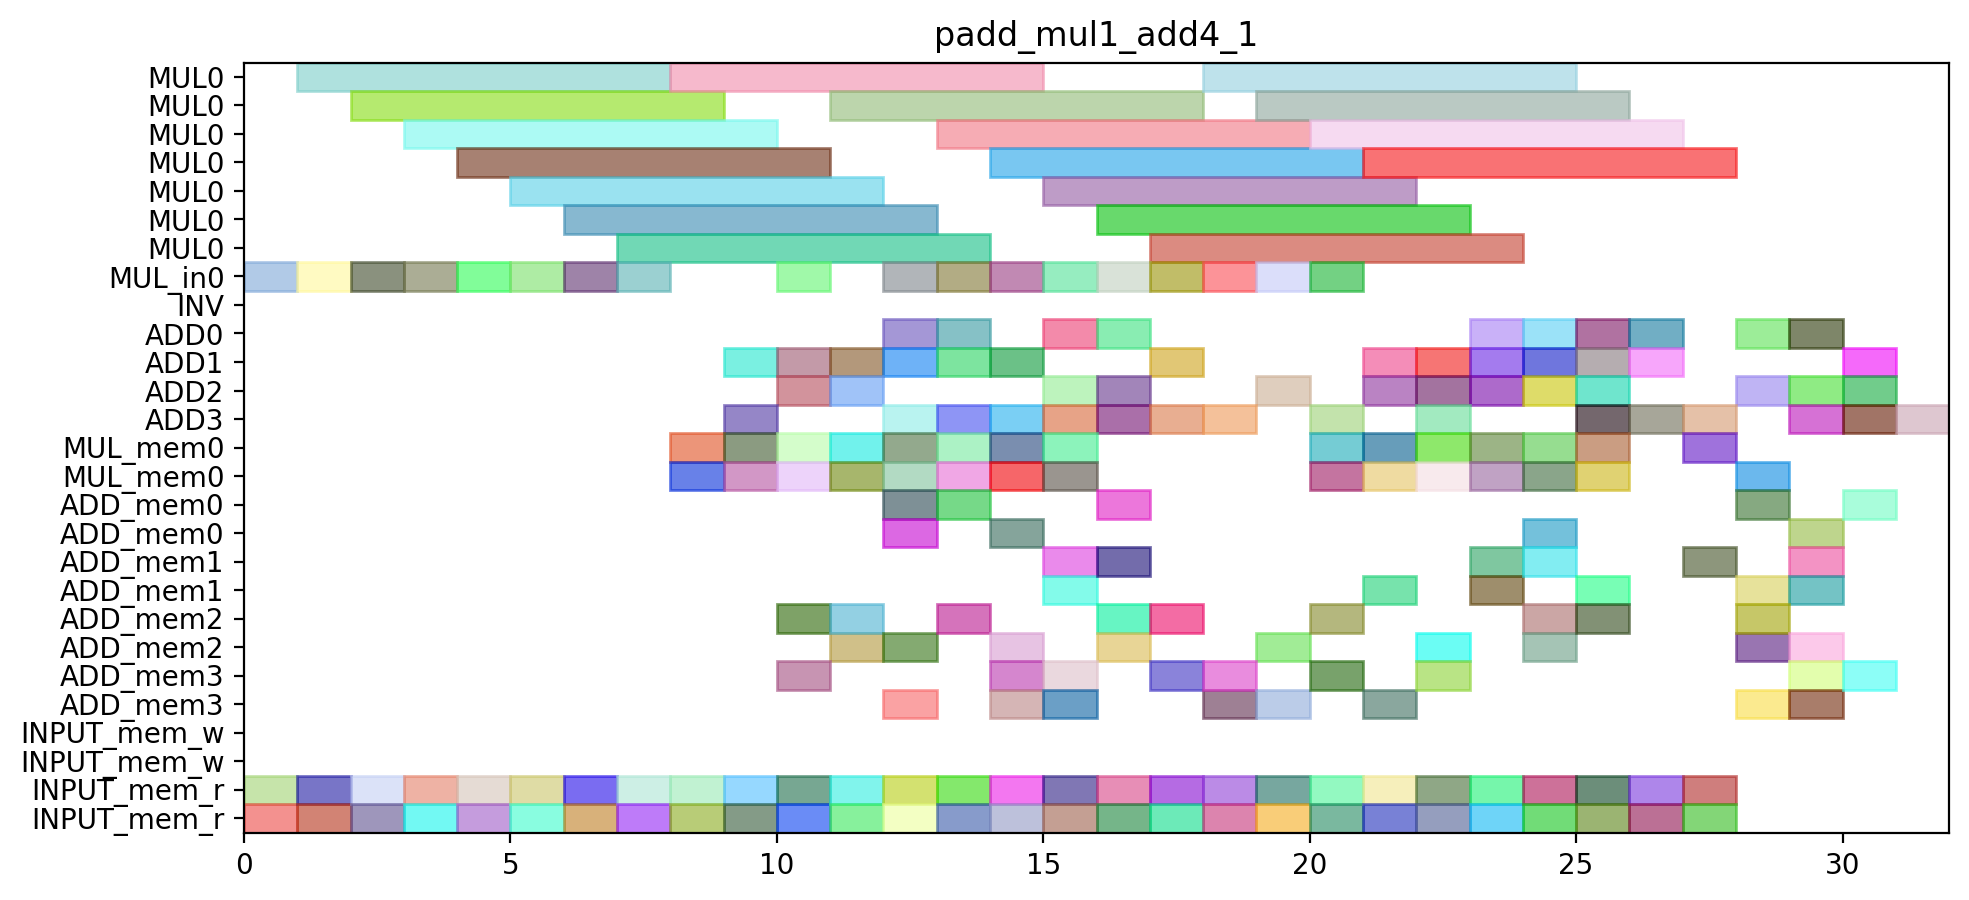

Reproduce this figure in Python.
from pyschedule import Scenario, solvers, plotters, alt

def solve_padd_mul1_add4_1(ConstStep, ExpStep):
	horizon = 119
	S=Scenario("padd_mul1_add4_1",horizon = horizon)

	# resource
	MUL = S.Resources('MUL', num=1, size=7)
	MUL_in = S.Resources('MUL_in', num=1)
	INV = S.Resource('INV')
	ADD = S.Resources('ADD', num=4, periods=range(1, horizon))
	MUL_mem = S.Resources('MUL_mem', num=1, size=2)
	ADD_mem = S.Resources('ADD_mem', num=4, size=2)
	INPUT_mem_w = S.Resource('INPUT_mem_w', size=2)
	INPUT_mem_r = S.Resource('INPUT_mem_r', size=2)

	# result of previous scheduling
	T1t0_a0b0_in = S.Task('T1t0_a0b0_in', length=1, delay_cost=1)
	S += T1t0_a0b0_in >= 0
	T1t0_a0b0_in += MUL_in[0]

	T1t0_a0b0_mem0 = S.Task('T1t0_a0b0_mem0', length=1, delay_cost=1)
	S += T1t0_a0b0_mem0 >= 0
	T1t0_a0b0_mem0 += INPUT_mem_r

	T1t0_a0b0_mem1 = S.Task('T1t0_a0b0_mem1', length=1, delay_cost=1)
	S += T1t0_a0b0_mem1 >= 0
	T1t0_a0b0_mem1 += INPUT_mem_r

	T1t0_a0b0 = S.Task('T1t0_a0b0', length=7, delay_cost=1)
	S += T1t0_a0b0 >= 1
	T1t0_a0b0 += MUL[0]

	T1t1_a0b0_in = S.Task('T1t1_a0b0_in', length=1, delay_cost=1)
	S += T1t1_a0b0_in >= 1
	T1t1_a0b0_in += MUL_in[0]

	T1t1_a0b0_mem0 = S.Task('T1t1_a0b0_mem0', length=1, delay_cost=1)
	S += T1t1_a0b0_mem0 >= 1
	T1t1_a0b0_mem0 += INPUT_mem_r

	T1t1_a0b0_mem1 = S.Task('T1t1_a0b0_mem1', length=1, delay_cost=1)
	S += T1t1_a0b0_mem1 >= 1
	T1t1_a0b0_mem1 += INPUT_mem_r

	T0t0_a1b1_in = S.Task('T0t0_a1b1_in', length=1, delay_cost=1)
	S += T0t0_a1b1_in >= 2
	T0t0_a1b1_in += MUL_in[0]

	T0t0_a1b1_mem0 = S.Task('T0t0_a1b1_mem0', length=1, delay_cost=1)
	S += T0t0_a1b1_mem0 >= 2
	T0t0_a1b1_mem0 += INPUT_mem_r

	T0t0_a1b1_mem1 = S.Task('T0t0_a1b1_mem1', length=1, delay_cost=1)
	S += T0t0_a1b1_mem1 >= 2
	T0t0_a1b1_mem1 += INPUT_mem_r

	T1t1_a0b0 = S.Task('T1t1_a0b0', length=7, delay_cost=1)
	S += T1t1_a0b0 >= 2
	T1t1_a0b0 += MUL[0]

	T0t0_a1b1 = S.Task('T0t0_a1b1', length=7, delay_cost=1)
	S += T0t0_a1b1 >= 3
	T0t0_a1b1 += MUL[0]

	T0t1_a1b1_in = S.Task('T0t1_a1b1_in', length=1, delay_cost=1)
	S += T0t1_a1b1_in >= 3
	T0t1_a1b1_in += MUL_in[0]

	T0t1_a1b1_mem0 = S.Task('T0t1_a1b1_mem0', length=1, delay_cost=1)
	S += T0t1_a1b1_mem0 >= 3
	T0t1_a1b1_mem0 += INPUT_mem_r

	T0t1_a1b1_mem1 = S.Task('T0t1_a1b1_mem1', length=1, delay_cost=1)
	S += T0t1_a1b1_mem1 >= 3
	T0t1_a1b1_mem1 += INPUT_mem_r

	T0t1_a0b0_in = S.Task('T0t1_a0b0_in', length=1, delay_cost=1)
	S += T0t1_a0b0_in >= 4
	T0t1_a0b0_in += MUL_in[0]

	T0t1_a0b0_mem0 = S.Task('T0t1_a0b0_mem0', length=1, delay_cost=1)
	S += T0t1_a0b0_mem0 >= 4
	T0t1_a0b0_mem0 += INPUT_mem_r

	T0t1_a0b0_mem1 = S.Task('T0t1_a0b0_mem1', length=1, delay_cost=1)
	S += T0t1_a0b0_mem1 >= 4
	T0t1_a0b0_mem1 += INPUT_mem_r

	T0t1_a1b1 = S.Task('T0t1_a1b1', length=7, delay_cost=1)
	S += T0t1_a1b1 >= 4
	T0t1_a1b1 += MUL[0]

	T0t0_a0b0_in = S.Task('T0t0_a0b0_in', length=1, delay_cost=1)
	S += T0t0_a0b0_in >= 5
	T0t0_a0b0_in += MUL_in[0]

	T0t0_a0b0_mem0 = S.Task('T0t0_a0b0_mem0', length=1, delay_cost=1)
	S += T0t0_a0b0_mem0 >= 5
	T0t0_a0b0_mem0 += INPUT_mem_r

	T0t0_a0b0_mem1 = S.Task('T0t0_a0b0_mem1', length=1, delay_cost=1)
	S += T0t0_a0b0_mem1 >= 5
	T0t0_a0b0_mem1 += INPUT_mem_r

	T0t1_a0b0 = S.Task('T0t1_a0b0', length=7, delay_cost=1)
	S += T0t1_a0b0 >= 5
	T0t1_a0b0 += MUL[0]

	T0t0_a0b0 = S.Task('T0t0_a0b0', length=7, delay_cost=1)
	S += T0t0_a0b0 >= 6
	T0t0_a0b0 += MUL[0]

	T1t1_a1b1_in = S.Task('T1t1_a1b1_in', length=1, delay_cost=1)
	S += T1t1_a1b1_in >= 6
	T1t1_a1b1_in += MUL_in[0]

	T1t1_a1b1_mem0 = S.Task('T1t1_a1b1_mem0', length=1, delay_cost=1)
	S += T1t1_a1b1_mem0 >= 6
	T1t1_a1b1_mem0 += INPUT_mem_r

	T1t1_a1b1_mem1 = S.Task('T1t1_a1b1_mem1', length=1, delay_cost=1)
	S += T1t1_a1b1_mem1 >= 6
	T1t1_a1b1_mem1 += INPUT_mem_r

	T1t0_a1b1_in = S.Task('T1t0_a1b1_in', length=1, delay_cost=1)
	S += T1t0_a1b1_in >= 7
	T1t0_a1b1_in += MUL_in[0]

	T1t0_a1b1_mem0 = S.Task('T1t0_a1b1_mem0', length=1, delay_cost=1)
	S += T1t0_a1b1_mem0 >= 7
	T1t0_a1b1_mem0 += INPUT_mem_r

	T1t0_a1b1_mem1 = S.Task('T1t0_a1b1_mem1', length=1, delay_cost=1)
	S += T1t0_a1b1_mem1 >= 7
	T1t0_a1b1_mem1 += INPUT_mem_r

	T1t1_a1b1 = S.Task('T1t1_a1b1', length=7, delay_cost=1)
	S += T1t1_a1b1 >= 7
	T1t1_a1b1 += MUL[0]

	T0t3_1_mem0 = S.Task('T0t3_1_mem0', length=1, delay_cost=1)
	S += T0t3_1_mem0 >= 8
	T0t3_1_mem0 += INPUT_mem_r

	T0t3_1_mem1 = S.Task('T0t3_1_mem1', length=1, delay_cost=1)
	S += T0t3_1_mem1 >= 8
	T0t3_1_mem1 += INPUT_mem_r

	T1c0_a0b0_mem0 = S.Task('T1c0_a0b0_mem0', length=1, delay_cost=1)
	S += T1c0_a0b0_mem0 >= 8
	T1c0_a0b0_mem0 += MUL_mem[0]

	T1c0_a0b0_mem1 = S.Task('T1c0_a0b0_mem1', length=1, delay_cost=1)
	S += T1c0_a0b0_mem1 >= 8
	T1c0_a0b0_mem1 += MUL_mem[0]

	T1t0_a1b1 = S.Task('T1t0_a1b1', length=7, delay_cost=1)
	S += T1t0_a1b1 >= 8
	T1t0_a1b1 += MUL[0]

	T0t2_1_mem0 = S.Task('T0t2_1_mem0', length=1, delay_cost=1)
	S += T0t2_1_mem0 >= 9
	T0t2_1_mem0 += INPUT_mem_r

	T0t2_1_mem1 = S.Task('T0t2_1_mem1', length=1, delay_cost=1)
	S += T0t2_1_mem1 >= 9
	T0t2_1_mem1 += INPUT_mem_r

	T0t3_1 = S.Task('T0t3_1', length=1, delay_cost=1)
	S += T0t3_1 >= 9
	T0t3_1 += ADD[3]

	T1c0_a0b0 = S.Task('T1c0_a0b0', length=1, delay_cost=1)
	S += T1c0_a0b0 >= 9
	T1c0_a0b0 += ADD[1]

	T1t6_a0b0_mem0 = S.Task('T1t6_a0b0_mem0', length=1, delay_cost=1)
	S += T1t6_a0b0_mem0 >= 9
	T1t6_a0b0_mem0 += MUL_mem[0]

	T1t6_a0b0_mem1 = S.Task('T1t6_a0b0_mem1', length=1, delay_cost=1)
	S += T1t6_a0b0_mem1 >= 9
	T1t6_a0b0_mem1 += MUL_mem[0]

	T0t1_t2t3_in = S.Task('T0t1_t2t3_in', length=1, delay_cost=1)
	S += T0t1_t2t3_in >= 10
	T0t1_t2t3_in += MUL_in[0]

	T0t1_t2t3_mem0 = S.Task('T0t1_t2t3_mem0', length=1, delay_cost=1)
	S += T0t1_t2t3_mem0 >= 10
	T0t1_t2t3_mem0 += ADD_mem[2]

	T0t1_t2t3_mem1 = S.Task('T0t1_t2t3_mem1', length=1, delay_cost=1)
	S += T0t1_t2t3_mem1 >= 10
	T0t1_t2t3_mem1 += ADD_mem[3]

	T0t2_0_mem0 = S.Task('T0t2_0_mem0', length=1, delay_cost=1)
	S += T0t2_0_mem0 >= 10
	T0t2_0_mem0 += INPUT_mem_r

	T0t2_0_mem1 = S.Task('T0t2_0_mem1', length=1, delay_cost=1)
	S += T0t2_0_mem1 >= 10
	T0t2_0_mem1 += INPUT_mem_r

	T0t2_1 = S.Task('T0t2_1', length=1, delay_cost=1)
	S += T0t2_1 >= 10
	T0t2_1 += ADD[2]

	T0t6_a1b1_mem0 = S.Task('T0t6_a1b1_mem0', length=1, delay_cost=1)
	S += T0t6_a1b1_mem0 >= 10
	T0t6_a1b1_mem0 += MUL_mem[0]

	T0t6_a1b1_mem1 = S.Task('T0t6_a1b1_mem1', length=1, delay_cost=1)
	S += T0t6_a1b1_mem1 >= 10
	T0t6_a1b1_mem1 += MUL_mem[0]

	T1t6_a0b0 = S.Task('T1t6_a0b0', length=1, delay_cost=1)
	S += T1t6_a0b0 >= 10
	T1t6_a0b0 += ADD[1]

	T0c0_a1b1_mem0 = S.Task('T0c0_a1b1_mem0', length=1, delay_cost=1)
	S += T0c0_a1b1_mem0 >= 11
	T0c0_a1b1_mem0 += MUL_mem[0]

	T0c0_a1b1_mem1 = S.Task('T0c0_a1b1_mem1', length=1, delay_cost=1)
	S += T0c0_a1b1_mem1 >= 11
	T0c0_a1b1_mem1 += MUL_mem[0]

	T0t1_t2t3 = S.Task('T0t1_t2t3', length=7, delay_cost=1)
	S += T0t1_t2t3 >= 11
	T0t1_t2t3 += MUL[0]

	T0t2_0 = S.Task('T0t2_0', length=1, delay_cost=1)
	S += T0t2_0 >= 11
	T0t2_0 += ADD[2]

	T0t2_t2t3_mem0 = S.Task('T0t2_t2t3_mem0', length=1, delay_cost=1)
	S += T0t2_t2t3_mem0 >= 11
	T0t2_t2t3_mem0 += ADD_mem[2]

	T0t2_t2t3_mem1 = S.Task('T0t2_t2t3_mem1', length=1, delay_cost=1)
	S += T0t2_t2t3_mem1 >= 11
	T0t2_t2t3_mem1 += ADD_mem[2]

	T0t3_0_mem0 = S.Task('T0t3_0_mem0', length=1, delay_cost=1)
	S += T0t3_0_mem0 >= 11
	T0t3_0_mem0 += INPUT_mem_r

	T0t3_0_mem1 = S.Task('T0t3_0_mem1', length=1, delay_cost=1)
	S += T0t3_0_mem1 >= 11
	T0t3_0_mem1 += INPUT_mem_r

	T0t6_a1b1 = S.Task('T0t6_a1b1', length=1, delay_cost=1)
	S += T0t6_a1b1 >= 11
	T0t6_a1b1 += ADD[1]

	T0c0_a1b1 = S.Task('T0c0_a1b1', length=1, delay_cost=1)
	S += T0c0_a1b1 >= 12
	T0c0_a1b1 += ADD[1]

	T0t0_t2t3_in = S.Task('T0t0_t2t3_in', length=1, delay_cost=1)
	S += T0t0_t2t3_in >= 12
	T0t0_t2t3_in += MUL_in[0]

	T0t0_t2t3_mem0 = S.Task('T0t0_t2t3_mem0', length=1, delay_cost=1)
	S += T0t0_t2t3_mem0 >= 12
	T0t0_t2t3_mem0 += ADD_mem[2]

	T0t0_t2t3_mem1 = S.Task('T0t0_t2t3_mem1', length=1, delay_cost=1)
	S += T0t0_t2t3_mem1 >= 12
	T0t0_t2t3_mem1 += ADD_mem[0]

	T0t2_t2t3 = S.Task('T0t2_t2t3', length=1, delay_cost=1)
	S += T0t2_t2t3 >= 12
	T0t2_t2t3 += ADD[3]

	T0t3_0 = S.Task('T0t3_0', length=1, delay_cost=1)
	S += T0t3_0 >= 12
	T0t3_0 += ADD[0]

	T0t3_t2t3_mem0 = S.Task('T0t3_t2t3_mem0', length=1, delay_cost=1)
	S += T0t3_t2t3_mem0 >= 12
	T0t3_t2t3_mem0 += ADD_mem[0]

	T0t3_t2t3_mem1 = S.Task('T0t3_t2t3_mem1', length=1, delay_cost=1)
	S += T0t3_t2t3_mem1 >= 12
	T0t3_t2t3_mem1 += ADD_mem[3]

	T0t6_a0b0_mem0 = S.Task('T0t6_a0b0_mem0', length=1, delay_cost=1)
	S += T0t6_a0b0_mem0 >= 12
	T0t6_a0b0_mem0 += MUL_mem[0]

	T0t6_a0b0_mem1 = S.Task('T0t6_a0b0_mem1', length=1, delay_cost=1)
	S += T0t6_a0b0_mem1 >= 12
	T0t6_a0b0_mem1 += MUL_mem[0]

	T1t3_0_mem0 = S.Task('T1t3_0_mem0', length=1, delay_cost=1)
	S += T1t3_0_mem0 >= 12
	T1t3_0_mem0 += INPUT_mem_r

	T1t3_0_mem1 = S.Task('T1t3_0_mem1', length=1, delay_cost=1)
	S += T1t3_0_mem1 >= 12
	T1t3_0_mem1 += INPUT_mem_r

	T0c0_a0b0_mem0 = S.Task('T0c0_a0b0_mem0', length=1, delay_cost=1)
	S += T0c0_a0b0_mem0 >= 13
	T0c0_a0b0_mem0 += MUL_mem[0]

	T0c0_a0b0_mem1 = S.Task('T0c0_a0b0_mem1', length=1, delay_cost=1)
	S += T0c0_a0b0_mem1 >= 13
	T0c0_a0b0_mem1 += MUL_mem[0]

	T0t0_t2t3 = S.Task('T0t0_t2t3', length=7, delay_cost=1)
	S += T0t0_t2t3 >= 13
	T0t0_t2t3 += MUL[0]

	T0t3_t2t3 = S.Task('T0t3_t2t3', length=1, delay_cost=1)
	S += T0t3_t2t3 >= 13
	T0t3_t2t3 += ADD[3]

	T0t6_a0b0 = S.Task('T0t6_a0b0', length=1, delay_cost=1)
	S += T0t6_a0b0 >= 13
	T0t6_a0b0 += ADD[1]

	T1t0_t2t3_in = S.Task('T1t0_t2t3_in', length=1, delay_cost=1)
	S += T1t0_t2t3_in >= 13
	T1t0_t2t3_in += MUL_in[0]

	T1t0_t2t3_mem0 = S.Task('T1t0_t2t3_mem0', length=1, delay_cost=1)
	S += T1t0_t2t3_mem0 >= 13
	T1t0_t2t3_mem0 += ADD_mem[2]

	T1t0_t2t3_mem1 = S.Task('T1t0_t2t3_mem1', length=1, delay_cost=1)
	S += T1t0_t2t3_mem1 >= 13
	T1t0_t2t3_mem1 += ADD_mem[0]

	T1t3_0 = S.Task('T1t3_0', length=1, delay_cost=1)
	S += T1t3_0 >= 13
	T1t3_0 += ADD[0]

	T1t3_1_mem0 = S.Task('T1t3_1_mem0', length=1, delay_cost=1)
	S += T1t3_1_mem0 >= 13
	T1t3_1_mem0 += INPUT_mem_r

	T1t3_1_mem1 = S.Task('T1t3_1_mem1', length=1, delay_cost=1)
	S += T1t3_1_mem1 >= 13
	T1t3_1_mem1 += INPUT_mem_r

	T0c0_a0b0 = S.Task('T0c0_a0b0', length=1, delay_cost=1)
	S += T0c0_a0b0 >= 14
	T0c0_a0b0 += ADD[1]

	T0t3_a0b0_mem0 = S.Task('T0t3_a0b0_mem0', length=1, delay_cost=1)
	S += T0t3_a0b0_mem0 >= 14
	T0t3_a0b0_mem0 += INPUT_mem_r

	T0t3_a0b0_mem1 = S.Task('T0t3_a0b0_mem1', length=1, delay_cost=1)
	S += T0t3_a0b0_mem1 >= 14
	T0t3_a0b0_mem1 += INPUT_mem_r

	T1c0_a1b1_mem0 = S.Task('T1c0_a1b1_mem0', length=1, delay_cost=1)
	S += T1c0_a1b1_mem0 >= 14
	T1c0_a1b1_mem0 += MUL_mem[0]

	T1c0_a1b1_mem1 = S.Task('T1c0_a1b1_mem1', length=1, delay_cost=1)
	S += T1c0_a1b1_mem1 >= 14
	T1c0_a1b1_mem1 += MUL_mem[0]

	T1t0_t2t3 = S.Task('T1t0_t2t3', length=7, delay_cost=1)
	S += T1t0_t2t3 >= 14
	T1t0_t2t3 += MUL[0]

	T1t1_t2t3_in = S.Task('T1t1_t2t3_in', length=1, delay_cost=1)
	S += T1t1_t2t3_in >= 14
	T1t1_t2t3_in += MUL_in[0]

	T1t1_t2t3_mem0 = S.Task('T1t1_t2t3_mem0', length=1, delay_cost=1)
	S += T1t1_t2t3_mem0 >= 14
	T1t1_t2t3_mem0 += ADD_mem[2]

	T1t1_t2t3_mem1 = S.Task('T1t1_t2t3_mem1', length=1, delay_cost=1)
	S += T1t1_t2t3_mem1 >= 14
	T1t1_t2t3_mem1 += ADD_mem[3]

	T1t3_1 = S.Task('T1t3_1', length=1, delay_cost=1)
	S += T1t3_1 >= 14
	T1t3_1 += ADD[3]

	T1t3_t2t3_mem0 = S.Task('T1t3_t2t3_mem0', length=1, delay_cost=1)
	S += T1t3_t2t3_mem0 >= 14
	T1t3_t2t3_mem0 += ADD_mem[0]

	T1t3_t2t3_mem1 = S.Task('T1t3_t2t3_mem1', length=1, delay_cost=1)
	S += T1t3_t2t3_mem1 >= 14
	T1t3_t2t3_mem1 += ADD_mem[3]

	T0t2_a0b0_mem0 = S.Task('T0t2_a0b0_mem0', length=1, delay_cost=1)
	S += T0t2_a0b0_mem0 >= 15
	T0t2_a0b0_mem0 += INPUT_mem_r

	T0t2_a0b0_mem1 = S.Task('T0t2_a0b0_mem1', length=1, delay_cost=1)
	S += T0t2_a0b0_mem1 >= 15
	T0t2_a0b0_mem1 += INPUT_mem_r

	T0t3_a0b0 = S.Task('T0t3_a0b0', length=1, delay_cost=1)
	S += T0t3_a0b0 >= 15
	T0t3_a0b0 += ADD[2]

	T1c0_a1b1 = S.Task('T1c0_a1b1', length=1, delay_cost=1)
	S += T1c0_a1b1 >= 15
	T1c0_a1b1 += ADD[0]

	T1t1_t2t3 = S.Task('T1t1_t2t3', length=7, delay_cost=1)
	S += T1t1_t2t3 >= 15
	T1t1_t2t3 += MUL[0]

	T1t3_t2t3 = S.Task('T1t3_t2t3', length=1, delay_cost=1)
	S += T1t3_t2t3 >= 15
	T1t3_t2t3 += ADD[3]

	T1t6_a1b1_mem0 = S.Task('T1t6_a1b1_mem0', length=1, delay_cost=1)
	S += T1t6_a1b1_mem0 >= 15
	T1t6_a1b1_mem0 += MUL_mem[0]

	T1t6_a1b1_mem1 = S.Task('T1t6_a1b1_mem1', length=1, delay_cost=1)
	S += T1t6_a1b1_mem1 >= 15
	T1t6_a1b1_mem1 += MUL_mem[0]

	T0t2_a0b0 = S.Task('T0t2_a0b0', length=1, delay_cost=1)
	S += T0t2_a0b0 >= 16
	T0t2_a0b0 += ADD[2]

	T0t4_a0b0_in = S.Task('T0t4_a0b0_in', length=1, delay_cost=1)
	S += T0t4_a0b0_in >= 16
	T0t4_a0b0_in += MUL_in[0]

	T0t4_a0b0_mem0 = S.Task('T0t4_a0b0_mem0', length=1, delay_cost=1)
	S += T0t4_a0b0_mem0 >= 16
	T0t4_a0b0_mem0 += ADD_mem[2]

	T0t4_a0b0_mem1 = S.Task('T0t4_a0b0_mem1', length=1, delay_cost=1)
	S += T0t4_a0b0_mem1 >= 16
	T0t4_a0b0_mem1 += ADD_mem[2]

	T1t3_a0b0_mem0 = S.Task('T1t3_a0b0_mem0', length=1, delay_cost=1)
	S += T1t3_a0b0_mem0 >= 16
	T1t3_a0b0_mem0 += INPUT_mem_r

	T1t3_a0b0_mem1 = S.Task('T1t3_a0b0_mem1', length=1, delay_cost=1)
	S += T1t3_a0b0_mem1 >= 16
	T1t3_a0b0_mem1 += INPUT_mem_r

	T1t6_a1b1 = S.Task('T1t6_a1b1', length=1, delay_cost=1)
	S += T1t6_a1b1 >= 16
	T1t6_a1b1 += ADD[0]

	T0t3_a1b1_mem0 = S.Task('T0t3_a1b1_mem0', length=1, delay_cost=1)
	S += T0t3_a1b1_mem0 >= 17
	T0t3_a1b1_mem0 += INPUT_mem_r

	T0t3_a1b1_mem1 = S.Task('T0t3_a1b1_mem1', length=1, delay_cost=1)
	S += T0t3_a1b1_mem1 >= 17
	T0t3_a1b1_mem1 += INPUT_mem_r

	T0t4_a0b0 = S.Task('T0t4_a0b0', length=7, delay_cost=1)
	S += T0t4_a0b0 >= 17
	T0t4_a0b0 += MUL[0]

	T1t3_a0b0 = S.Task('T1t3_a0b0', length=1, delay_cost=1)
	S += T1t3_a0b0 >= 17
	T1t3_a0b0 += ADD[3]

	T1t4_a0b0_in = S.Task('T1t4_a0b0_in', length=1, delay_cost=1)
	S += T1t4_a0b0_in >= 17
	T1t4_a0b0_in += MUL_in[0]

	T1t4_a0b0_mem0 = S.Task('T1t4_a0b0_mem0', length=1, delay_cost=1)
	S += T1t4_a0b0_mem0 >= 17
	T1t4_a0b0_mem0 += ADD_mem[2]

	T1t4_a0b0_mem1 = S.Task('T1t4_a0b0_mem1', length=1, delay_cost=1)
	S += T1t4_a0b0_mem1 >= 17
	T1t4_a0b0_mem1 += ADD_mem[3]

	T0t2_a1b1_mem0 = S.Task('T0t2_a1b1_mem0', length=1, delay_cost=1)
	S += T0t2_a1b1_mem0 >= 18
	T0t2_a1b1_mem0 += INPUT_mem_r

	T0t2_a1b1_mem1 = S.Task('T0t2_a1b1_mem1', length=1, delay_cost=1)
	S += T0t2_a1b1_mem1 >= 18
	T0t2_a1b1_mem1 += INPUT_mem_r

	T0t3_a1b1 = S.Task('T0t3_a1b1', length=1, delay_cost=1)
	S += T0t3_a1b1 >= 18
	T0t3_a1b1 += ADD[3]

	T1t4_a0b0 = S.Task('T1t4_a0b0', length=7, delay_cost=1)
	S += T1t4_a0b0 >= 18
	T1t4_a0b0 += MUL[0]

	T0t2_a1b1 = S.Task('T0t2_a1b1', length=1, delay_cost=1)
	S += T0t2_a1b1 >= 19
	T0t2_a1b1 += ADD[2]

	T0t4_a1b1_in = S.Task('T0t4_a1b1_in', length=1, delay_cost=1)
	S += T0t4_a1b1_in >= 19
	T0t4_a1b1_in += MUL_in[0]

	T0t4_a1b1_mem0 = S.Task('T0t4_a1b1_mem0', length=1, delay_cost=1)
	S += T0t4_a1b1_mem0 >= 19
	T0t4_a1b1_mem0 += ADD_mem[2]

	T0t4_a1b1_mem1 = S.Task('T0t4_a1b1_mem1', length=1, delay_cost=1)
	S += T0t4_a1b1_mem1 >= 19
	T0t4_a1b1_mem1 += ADD_mem[3]

	T1t3_a1b1_mem0 = S.Task('T1t3_a1b1_mem0', length=1, delay_cost=1)
	S += T1t3_a1b1_mem0 >= 19
	T1t3_a1b1_mem0 += INPUT_mem_r

	T1t3_a1b1_mem1 = S.Task('T1t3_a1b1_mem1', length=1, delay_cost=1)
	S += T1t3_a1b1_mem1 >= 19
	T1t3_a1b1_mem1 += INPUT_mem_r

	T0t4_a1b1 = S.Task('T0t4_a1b1', length=7, delay_cost=1)
	S += T0t4_a1b1 >= 20
	T0t4_a1b1 += MUL[0]

	T1t3_a1b1 = S.Task('T1t3_a1b1', length=1, delay_cost=1)
	S += T1t3_a1b1 >= 20
	T1t3_a1b1 += ADD[3]

	T1t4_a1b1_in = S.Task('T1t4_a1b1_in', length=1, delay_cost=1)
	S += T1t4_a1b1_in >= 20
	T1t4_a1b1_in += MUL_in[0]

	T1t4_a1b1_mem0 = S.Task('T1t4_a1b1_mem0', length=1, delay_cost=1)
	S += T1t4_a1b1_mem0 >= 20
	T1t4_a1b1_mem0 += ADD_mem[2]

	T1t4_a1b1_mem1 = S.Task('T1t4_a1b1_mem1', length=1, delay_cost=1)
	S += T1t4_a1b1_mem1 >= 20
	T1t4_a1b1_mem1 += ADD_mem[3]

	T5t2_1_mem0 = S.Task('T5t2_1_mem0', length=1, delay_cost=1)
	S += T5t2_1_mem0 >= 20
	T5t2_1_mem0 += INPUT_mem_r

	T5t2_1_mem1 = S.Task('T5t2_1_mem1', length=1, delay_cost=1)
	S += T5t2_1_mem1 >= 20
	T5t2_1_mem1 += INPUT_mem_r

	T1t4_a1b1 = S.Task('T1t4_a1b1', length=7, delay_cost=1)
	S += T1t4_a1b1 >= 21
	T1t4_a1b1 += MUL[0]

	T5t2_0_mem0 = S.Task('T5t2_0_mem0', length=1, delay_cost=1)
	S += T5t2_0_mem0 >= 21
	T5t2_0_mem0 += INPUT_mem_r

	T5t2_0_mem1 = S.Task('T5t2_0_mem1', length=1, delay_cost=1)
	S += T5t2_0_mem1 >= 21
	T5t2_0_mem1 += INPUT_mem_r

	T5t2_1 = S.Task('T5t2_1', length=1, delay_cost=1)
	S += T5t2_1 >= 21
	T5t2_1 += ADD[2]

	T5t2_0 = S.Task('T5t2_0', length=1, delay_cost=1)
	S += T5t2_0 >= 22
	T5t2_0 += ADD[3]

	T5t2_t2t3_mem0 = S.Task('T5t2_t2t3_mem0', length=1, delay_cost=1)
	S += T5t2_t2t3_mem0 >= 22
	T5t2_t2t3_mem0 += ADD_mem[3]

	T5t2_t2t3_mem1 = S.Task('T5t2_t2t3_mem1', length=1, delay_cost=1)
	S += T5t2_t2t3_mem1 >= 22
	T5t2_t2t3_mem1 += ADD_mem[2]

	T6t3_1_mem0 = S.Task('T6t3_1_mem0', length=1, delay_cost=1)
	S += T6t3_1_mem0 >= 22
	T6t3_1_mem0 += INPUT_mem_r

	T6t3_1_mem1 = S.Task('T6t3_1_mem1', length=1, delay_cost=1)
	S += T6t3_1_mem1 >= 22
	T6t3_1_mem1 += INPUT_mem_r

	T5t2_t2t3 = S.Task('T5t2_t2t3', length=1, delay_cost=1)
	S += T5t2_t2t3 >= 23
	T5t2_t2t3 += ADD[0]

	T6t3_0_mem0 = S.Task('T6t3_0_mem0', length=1, delay_cost=1)
	S += T6t3_0_mem0 >= 23
	T6t3_0_mem0 += INPUT_mem_r

	T6t3_0_mem1 = S.Task('T6t3_0_mem1', length=1, delay_cost=1)
	S += T6t3_0_mem1 >= 23
	T6t3_0_mem1 += INPUT_mem_r

	T6t3_1 = S.Task('T6t3_1', length=1, delay_cost=1)
	S += T6t3_1 >= 23
	T6t3_1 += ADD[2]

	T6t3_0 = S.Task('T6t3_0', length=1, delay_cost=1)
	S += T6t3_0 >= 24
	T6t3_0 += ADD[0]

	T6t3_a0b0_mem0 = S.Task('T6t3_a0b0_mem0', length=1, delay_cost=1)
	S += T6t3_a0b0_mem0 >= 24
	T6t3_a0b0_mem0 += INPUT_mem_r

	T6t3_a0b0_mem1 = S.Task('T6t3_a0b0_mem1', length=1, delay_cost=1)
	S += T6t3_a0b0_mem1 >= 24
	T6t3_a0b0_mem1 += INPUT_mem_r

	T6t3_t2t3_mem0 = S.Task('T6t3_t2t3_mem0', length=1, delay_cost=1)
	S += T6t3_t2t3_mem0 >= 24
	T6t3_t2t3_mem0 += ADD_mem[0]

	T6t3_t2t3_mem1 = S.Task('T6t3_t2t3_mem1', length=1, delay_cost=1)
	S += T6t3_t2t3_mem1 >= 24
	T6t3_t2t3_mem1 += ADD_mem[2]

	T5t2_a1b1_mem0 = S.Task('T5t2_a1b1_mem0', length=1, delay_cost=1)
	S += T5t2_a1b1_mem0 >= 25
	T5t2_a1b1_mem0 += INPUT_mem_r

	T5t2_a1b1_mem1 = S.Task('T5t2_a1b1_mem1', length=1, delay_cost=1)
	S += T5t2_a1b1_mem1 >= 25
	T5t2_a1b1_mem1 += INPUT_mem_r

	T6t3_a0b0 = S.Task('T6t3_a0b0', length=1, delay_cost=1)
	S += T6t3_a0b0 >= 25
	T6t3_a0b0 += ADD[0]

	T6t3_t2t3 = S.Task('T6t3_t2t3', length=1, delay_cost=1)
	S += T6t3_t2t3 >= 25
	T6t3_t2t3 += ADD[1]

	T5t2_a1b1 = S.Task('T5t2_a1b1', length=1, delay_cost=1)
	S += T5t2_a1b1 >= 26
	T5t2_a1b1 += ADD[3]

	T6t3_a1b1_mem0 = S.Task('T6t3_a1b1_mem0', length=1, delay_cost=1)
	S += T6t3_a1b1_mem0 >= 26
	T6t3_a1b1_mem0 += INPUT_mem_r

	T6t3_a1b1_mem1 = S.Task('T6t3_a1b1_mem1', length=1, delay_cost=1)
	S += T6t3_a1b1_mem1 >= 26
	T6t3_a1b1_mem1 += INPUT_mem_r

	T5t2_a0b0_mem0 = S.Task('T5t2_a0b0_mem0', length=1, delay_cost=1)
	S += T5t2_a0b0_mem0 >= 27
	T5t2_a0b0_mem0 += INPUT_mem_r

	T5t2_a0b0_mem1 = S.Task('T5t2_a0b0_mem1', length=1, delay_cost=1)
	S += T5t2_a0b0_mem1 >= 27
	T5t2_a0b0_mem1 += INPUT_mem_r

	T6t3_a1b1 = S.Task('T6t3_a1b1', length=1, delay_cost=1)
	S += T6t3_a1b1 >= 27
	T6t3_a1b1 += ADD[3]

	T5t2_a0b0 = S.Task('T5t2_a0b0', length=1, delay_cost=1)
	S += T5t2_a0b0 >= 28
	T5t2_a0b0 += ADD[0]


	# new tasks
	T0c1_a0b0 = S.Task('T0c1_a0b0', length=1, delay_cost=1)
	T0c1_a0b0 += alt(ADD)

	T0c1_a0b0_mem0 = S.Task('T0c1_a0b0_mem0', length=1, delay_cost=1)
	T0c1_a0b0_mem0 += MUL_mem[0]
	S += T0t4_a0b0<T0c1_a0b0_mem0
	S += T0c1_a0b0_mem0<=T0c1_a0b0

	T0c1_a0b0_mem1 = S.Task('T0c1_a0b0_mem1', length=1, delay_cost=1)
	T0c1_a0b0_mem1 += ADD_mem[1]
	S += T0t6_a0b0<T0c1_a0b0_mem1
	S += T0c1_a0b0_mem1<=T0c1_a0b0

	T0c1_a1b1 = S.Task('T0c1_a1b1', length=1, delay_cost=1)
	T0c1_a1b1 += alt(ADD)

	T0c1_a1b1_mem0 = S.Task('T0c1_a1b1_mem0', length=1, delay_cost=1)
	T0c1_a1b1_mem0 += MUL_mem[0]
	S += T0t4_a1b1<T0c1_a1b1_mem0
	S += T0c1_a1b1_mem0<=T0c1_a1b1

	T0c1_a1b1_mem1 = S.Task('T0c1_a1b1_mem1', length=1, delay_cost=1)
	T0c1_a1b1_mem1 += ADD_mem[1]
	S += T0t6_a1b1<T0c1_a1b1_mem1
	S += T0c1_a1b1_mem1<=T0c1_a1b1

	T0t4_t2t3_in = S.Task('T0t4_t2t3_in', length=1, delay_cost=1)
	T0t4_t2t3_in += alt(MUL_in)
	T0t4_t2t3 = S.Task('T0t4_t2t3', length=7, delay_cost=1)
	T0t4_t2t3 += alt(MUL)
	S+=T0t4_t2t3>=T0t4_t2t3_in

	T0t4_t2t3_mem0 = S.Task('T0t4_t2t3_mem0', length=1, delay_cost=1)
	T0t4_t2t3_mem0 += ADD_mem[3]
	S += T0t2_t2t3<T0t4_t2t3_mem0
	S += T0t4_t2t3_mem0<=T0t4_t2t3

	T0t4_t2t3_mem1 = S.Task('T0t4_t2t3_mem1', length=1, delay_cost=1)
	T0t4_t2t3_mem1 += ADD_mem[3]
	S += T0t3_t2t3<T0t4_t2t3_mem1
	S += T0t4_t2t3_mem1<=T0t4_t2t3

	T0c0_t2t3 = S.Task('T0c0_t2t3', length=1, delay_cost=1)
	T0c0_t2t3 += alt(ADD)

	T0c0_t2t3_mem0 = S.Task('T0c0_t2t3_mem0', length=1, delay_cost=1)
	T0c0_t2t3_mem0 += MUL_mem[0]
	S += T0t0_t2t3<T0c0_t2t3_mem0
	S += T0c0_t2t3_mem0<=T0c0_t2t3

	T0c0_t2t3_mem1 = S.Task('T0c0_t2t3_mem1', length=1, delay_cost=1)
	T0c0_t2t3_mem1 += MUL_mem[0]
	S += T0t1_t2t3<T0c0_t2t3_mem1
	S += T0c0_t2t3_mem1<=T0c0_t2t3

	T0t6_t2t3 = S.Task('T0t6_t2t3', length=1, delay_cost=1)
	T0t6_t2t3 += alt(ADD)

	T0t6_t2t3_mem0 = S.Task('T0t6_t2t3_mem0', length=1, delay_cost=1)
	T0t6_t2t3_mem0 += MUL_mem[0]
	S += T0t0_t2t3<T0t6_t2t3_mem0
	S += T0t6_t2t3_mem0<=T0t6_t2t3

	T0t6_t2t3_mem1 = S.Task('T0t6_t2t3_mem1', length=1, delay_cost=1)
	T0t6_t2t3_mem1 += MUL_mem[0]
	S += T0t1_t2t3<T0t6_t2t3_mem1
	S += T0t6_t2t3_mem1<=T0t6_t2t3

	T0t5_0 = S.Task('T0t5_0', length=1, delay_cost=1)
	T0t5_0 += alt(ADD)

	T0t5_0_mem0 = S.Task('T0t5_0_mem0', length=1, delay_cost=1)
	T0t5_0_mem0 += ADD_mem[1]
	S += T0c0_a0b0<T0t5_0_mem0
	S += T0t5_0_mem0<=T0t5_0

	T0t5_0_mem1 = S.Task('T0t5_0_mem1', length=1, delay_cost=1)
	T0t5_0_mem1 += ADD_mem[1]
	S += T0c0_a1b1<T0t5_0_mem1
	S += T0t5_0_mem1<=T0t5_0

	T1c1_a0b0 = S.Task('T1c1_a0b0', length=1, delay_cost=1)
	T1c1_a0b0 += alt(ADD)

	T1c1_a0b0_mem0 = S.Task('T1c1_a0b0_mem0', length=1, delay_cost=1)
	T1c1_a0b0_mem0 += MUL_mem[0]
	S += T1t4_a0b0<T1c1_a0b0_mem0
	S += T1c1_a0b0_mem0<=T1c1_a0b0

	T1c1_a0b0_mem1 = S.Task('T1c1_a0b0_mem1', length=1, delay_cost=1)
	T1c1_a0b0_mem1 += ADD_mem[1]
	S += T1t6_a0b0<T1c1_a0b0_mem1
	S += T1c1_a0b0_mem1<=T1c1_a0b0

	T1c1_a1b1 = S.Task('T1c1_a1b1', length=1, delay_cost=1)
	T1c1_a1b1 += alt(ADD)

	T1c1_a1b1_mem0 = S.Task('T1c1_a1b1_mem0', length=1, delay_cost=1)
	T1c1_a1b1_mem0 += MUL_mem[0]
	S += T1t4_a1b1<T1c1_a1b1_mem0
	S += T1c1_a1b1_mem0<=T1c1_a1b1

	T1c1_a1b1_mem1 = S.Task('T1c1_a1b1_mem1', length=1, delay_cost=1)
	T1c1_a1b1_mem1 += ADD_mem[0]
	S += T1t6_a1b1<T1c1_a1b1_mem1
	S += T1c1_a1b1_mem1<=T1c1_a1b1

	T1t4_t2t3_in = S.Task('T1t4_t2t3_in', length=1, delay_cost=1)
	T1t4_t2t3_in += alt(MUL_in)
	T1t4_t2t3 = S.Task('T1t4_t2t3', length=7, delay_cost=1)
	T1t4_t2t3 += alt(MUL)
	S+=T1t4_t2t3>=T1t4_t2t3_in

	T1t4_t2t3_mem0 = S.Task('T1t4_t2t3_mem0', length=1, delay_cost=1)
	T1t4_t2t3_mem0 += ADD_mem[3]
	S += T0t2_t2t3<T1t4_t2t3_mem0
	S += T1t4_t2t3_mem0<=T1t4_t2t3

	T1t4_t2t3_mem1 = S.Task('T1t4_t2t3_mem1', length=1, delay_cost=1)
	T1t4_t2t3_mem1 += ADD_mem[3]
	S += T1t3_t2t3<T1t4_t2t3_mem1
	S += T1t4_t2t3_mem1<=T1t4_t2t3

	T1c0_t2t3 = S.Task('T1c0_t2t3', length=1, delay_cost=1)
	T1c0_t2t3 += alt(ADD)

	T1c0_t2t3_mem0 = S.Task('T1c0_t2t3_mem0', length=1, delay_cost=1)
	T1c0_t2t3_mem0 += MUL_mem[0]
	S += T1t0_t2t3<T1c0_t2t3_mem0
	S += T1c0_t2t3_mem0<=T1c0_t2t3

	T1c0_t2t3_mem1 = S.Task('T1c0_t2t3_mem1', length=1, delay_cost=1)
	T1c0_t2t3_mem1 += MUL_mem[0]
	S += T1t1_t2t3<T1c0_t2t3_mem1
	S += T1c0_t2t3_mem1<=T1c0_t2t3

	T1t6_t2t3 = S.Task('T1t6_t2t3', length=1, delay_cost=1)
	T1t6_t2t3 += alt(ADD)

	T1t6_t2t3_mem0 = S.Task('T1t6_t2t3_mem0', length=1, delay_cost=1)
	T1t6_t2t3_mem0 += MUL_mem[0]
	S += T1t0_t2t3<T1t6_t2t3_mem0
	S += T1t6_t2t3_mem0<=T1t6_t2t3

	T1t6_t2t3_mem1 = S.Task('T1t6_t2t3_mem1', length=1, delay_cost=1)
	T1t6_t2t3_mem1 += MUL_mem[0]
	S += T1t1_t2t3<T1t6_t2t3_mem1
	S += T1t6_t2t3_mem1<=T1t6_t2t3

	T1t5_0 = S.Task('T1t5_0', length=1, delay_cost=1)
	T1t5_0 += alt(ADD)

	T1t5_0_mem0 = S.Task('T1t5_0_mem0', length=1, delay_cost=1)
	T1t5_0_mem0 += ADD_mem[1]
	S += T1c0_a0b0<T1t5_0_mem0
	S += T1t5_0_mem0<=T1t5_0

	T1t5_0_mem1 = S.Task('T1t5_0_mem1', length=1, delay_cost=1)
	T1t5_0_mem1 += ADD_mem[0]
	S += T1c0_a1b1<T1t5_0_mem1
	S += T1t5_0_mem1<=T1t5_0

	T0c1_t2t3 = S.Task('T0c1_t2t3', length=1, delay_cost=1)
	T0c1_t2t3 += alt(ADD)

	T0c1_t2t3_mem0 = S.Task('T0c1_t2t3_mem0', length=1, delay_cost=1)
	T0c1_t2t3_mem0 += alt(MUL_mem)
	S += (T0t4_t2t3*MUL[0])-1<T0c1_t2t3_mem0*MUL_mem[0]
	S += T0c1_t2t3_mem0<=T0c1_t2t3

	T0c1_t2t3_mem1 = S.Task('T0c1_t2t3_mem1', length=1, delay_cost=1)
	T0c1_t2t3_mem1 += alt(ADD_mem)
	S += (T0t6_t2t3*ADD[0])-1<T0c1_t2t3_mem1*ADD_mem[0]
	S += (T0t6_t2t3*ADD[1])-1<T0c1_t2t3_mem1*ADD_mem[1]
	S += (T0t6_t2t3*ADD[2])-1<T0c1_t2t3_mem1*ADD_mem[2]
	S += (T0t6_t2t3*ADD[3])-1<T0c1_t2t3_mem1*ADD_mem[3]
	S += T0c1_t2t3_mem1<=T0c1_t2t3

	T0s0_0 = S.Task('T0s0_0', length=1, delay_cost=1)
	T0s0_0 += alt(ADD)

	T0s0_0_mem0 = S.Task('T0s0_0_mem0', length=1, delay_cost=1)
	T0s0_0_mem0 += ADD_mem[1]
	S += T0c0_a1b1<T0s0_0_mem0
	S += T0s0_0_mem0<=T0s0_0

	T0s0_0_mem1 = S.Task('T0s0_0_mem1', length=1, delay_cost=1)
	T0s0_0_mem1 += alt(ADD_mem)
	S += (T0c1_a1b1*ADD[0])-1<T0s0_0_mem1*ADD_mem[0]
	S += (T0c1_a1b1*ADD[1])-1<T0s0_0_mem1*ADD_mem[1]
	S += (T0c1_a1b1*ADD[2])-1<T0s0_0_mem1*ADD_mem[2]
	S += (T0c1_a1b1*ADD[3])-1<T0s0_0_mem1*ADD_mem[3]
	S += T0s0_0_mem1<=T0s0_0

	T0s0_1 = S.Task('T0s0_1', length=1, delay_cost=1)
	T0s0_1 += alt(ADD)

	T0s0_1_mem0 = S.Task('T0s0_1_mem0', length=1, delay_cost=1)
	T0s0_1_mem0 += alt(ADD_mem)
	S += (T0c1_a1b1*ADD[0])-1<T0s0_1_mem0*ADD_mem[0]
	S += (T0c1_a1b1*ADD[1])-1<T0s0_1_mem0*ADD_mem[1]
	S += (T0c1_a1b1*ADD[2])-1<T0s0_1_mem0*ADD_mem[2]
	S += (T0c1_a1b1*ADD[3])-1<T0s0_1_mem0*ADD_mem[3]
	S += T0s0_1_mem0<=T0s0_1

	T0s0_1_mem1 = S.Task('T0s0_1_mem1', length=1, delay_cost=1)
	T0s0_1_mem1 += ADD_mem[1]
	S += T0c0_a1b1<T0s0_1_mem1
	S += T0s0_1_mem1<=T0s0_1

	T0t5_1 = S.Task('T0t5_1', length=1, delay_cost=1)
	T0t5_1 += alt(ADD)

	T0t5_1_mem0 = S.Task('T0t5_1_mem0', length=1, delay_cost=1)
	T0t5_1_mem0 += alt(ADD_mem)
	S += (T0c1_a0b0*ADD[0])-1<T0t5_1_mem0*ADD_mem[0]
	S += (T0c1_a0b0*ADD[1])-1<T0t5_1_mem0*ADD_mem[1]
	S += (T0c1_a0b0*ADD[2])-1<T0t5_1_mem0*ADD_mem[2]
	S += (T0c1_a0b0*ADD[3])-1<T0t5_1_mem0*ADD_mem[3]
	S += T0t5_1_mem0<=T0t5_1

	T0t5_1_mem1 = S.Task('T0t5_1_mem1', length=1, delay_cost=1)
	T0t5_1_mem1 += alt(ADD_mem)
	S += (T0c1_a1b1*ADD[0])-1<T0t5_1_mem1*ADD_mem[0]
	S += (T0c1_a1b1*ADD[1])-1<T0t5_1_mem1*ADD_mem[1]
	S += (T0c1_a1b1*ADD[2])-1<T0t5_1_mem1*ADD_mem[2]
	S += (T0c1_a1b1*ADD[3])-1<T0t5_1_mem1*ADD_mem[3]
	S += T0t5_1_mem1<=T0t5_1

	T010 = S.Task('T010', length=1, delay_cost=1)
	T010 += alt(ADD)

	T010_mem0 = S.Task('T010_mem0', length=1, delay_cost=1)
	T010_mem0 += alt(ADD_mem)
	S += (T0c0_t2t3*ADD[0])-1<T010_mem0*ADD_mem[0]
	S += (T0c0_t2t3*ADD[1])-1<T010_mem0*ADD_mem[1]
	S += (T0c0_t2t3*ADD[2])-1<T010_mem0*ADD_mem[2]
	S += (T0c0_t2t3*ADD[3])-1<T010_mem0*ADD_mem[3]
	S += T010_mem0<=T010

	T010_mem1 = S.Task('T010_mem1', length=1, delay_cost=1)
	T010_mem1 += alt(ADD_mem)
	S += (T0t5_0*ADD[0])-1<T010_mem1*ADD_mem[0]
	S += (T0t5_0*ADD[1])-1<T010_mem1*ADD_mem[1]
	S += (T0t5_0*ADD[2])-1<T010_mem1*ADD_mem[2]
	S += (T0t5_0*ADD[3])-1<T010_mem1*ADD_mem[3]
	S += T010_mem1<=T010

	T1c1_t2t3 = S.Task('T1c1_t2t3', length=1, delay_cost=1)
	T1c1_t2t3 += alt(ADD)

	T1c1_t2t3_mem0 = S.Task('T1c1_t2t3_mem0', length=1, delay_cost=1)
	T1c1_t2t3_mem0 += alt(MUL_mem)
	S += (T1t4_t2t3*MUL[0])-1<T1c1_t2t3_mem0*MUL_mem[0]
	S += T1c1_t2t3_mem0<=T1c1_t2t3

	T1c1_t2t3_mem1 = S.Task('T1c1_t2t3_mem1', length=1, delay_cost=1)
	T1c1_t2t3_mem1 += alt(ADD_mem)
	S += (T1t6_t2t3*ADD[0])-1<T1c1_t2t3_mem1*ADD_mem[0]
	S += (T1t6_t2t3*ADD[1])-1<T1c1_t2t3_mem1*ADD_mem[1]
	S += (T1t6_t2t3*ADD[2])-1<T1c1_t2t3_mem1*ADD_mem[2]
	S += (T1t6_t2t3*ADD[3])-1<T1c1_t2t3_mem1*ADD_mem[3]
	S += T1c1_t2t3_mem1<=T1c1_t2t3

	T1s0_0 = S.Task('T1s0_0', length=1, delay_cost=1)
	T1s0_0 += alt(ADD)

	T1s0_0_mem0 = S.Task('T1s0_0_mem0', length=1, delay_cost=1)
	T1s0_0_mem0 += ADD_mem[0]
	S += T1c0_a1b1<T1s0_0_mem0
	S += T1s0_0_mem0<=T1s0_0

	T1s0_0_mem1 = S.Task('T1s0_0_mem1', length=1, delay_cost=1)
	T1s0_0_mem1 += alt(ADD_mem)
	S += (T1c1_a1b1*ADD[0])-1<T1s0_0_mem1*ADD_mem[0]
	S += (T1c1_a1b1*ADD[1])-1<T1s0_0_mem1*ADD_mem[1]
	S += (T1c1_a1b1*ADD[2])-1<T1s0_0_mem1*ADD_mem[2]
	S += (T1c1_a1b1*ADD[3])-1<T1s0_0_mem1*ADD_mem[3]
	S += T1s0_0_mem1<=T1s0_0

	T1s0_1 = S.Task('T1s0_1', length=1, delay_cost=1)
	T1s0_1 += alt(ADD)

	T1s0_1_mem0 = S.Task('T1s0_1_mem0', length=1, delay_cost=1)
	T1s0_1_mem0 += alt(ADD_mem)
	S += (T1c1_a1b1*ADD[0])-1<T1s0_1_mem0*ADD_mem[0]
	S += (T1c1_a1b1*ADD[1])-1<T1s0_1_mem0*ADD_mem[1]
	S += (T1c1_a1b1*ADD[2])-1<T1s0_1_mem0*ADD_mem[2]
	S += (T1c1_a1b1*ADD[3])-1<T1s0_1_mem0*ADD_mem[3]
	S += T1s0_1_mem0<=T1s0_1

	T1s0_1_mem1 = S.Task('T1s0_1_mem1', length=1, delay_cost=1)
	T1s0_1_mem1 += ADD_mem[0]
	S += T1c0_a1b1<T1s0_1_mem1
	S += T1s0_1_mem1<=T1s0_1

	T1t5_1 = S.Task('T1t5_1', length=1, delay_cost=1)
	T1t5_1 += alt(ADD)

	T1t5_1_mem0 = S.Task('T1t5_1_mem0', length=1, delay_cost=1)
	T1t5_1_mem0 += alt(ADD_mem)
	S += (T1c1_a0b0*ADD[0])-1<T1t5_1_mem0*ADD_mem[0]
	S += (T1c1_a0b0*ADD[1])-1<T1t5_1_mem0*ADD_mem[1]
	S += (T1c1_a0b0*ADD[2])-1<T1t5_1_mem0*ADD_mem[2]
	S += (T1c1_a0b0*ADD[3])-1<T1t5_1_mem0*ADD_mem[3]
	S += T1t5_1_mem0<=T1t5_1

	T1t5_1_mem1 = S.Task('T1t5_1_mem1', length=1, delay_cost=1)
	T1t5_1_mem1 += alt(ADD_mem)
	S += (T1c1_a1b1*ADD[0])-1<T1t5_1_mem1*ADD_mem[0]
	S += (T1c1_a1b1*ADD[1])-1<T1t5_1_mem1*ADD_mem[1]
	S += (T1c1_a1b1*ADD[2])-1<T1t5_1_mem1*ADD_mem[2]
	S += (T1c1_a1b1*ADD[3])-1<T1t5_1_mem1*ADD_mem[3]
	S += T1t5_1_mem1<=T1t5_1

	T110 = S.Task('T110', length=1, delay_cost=1)
	T110 += alt(ADD)

	T110_mem0 = S.Task('T110_mem0', length=1, delay_cost=1)
	T110_mem0 += alt(ADD_mem)
	S += (T1c0_t2t3*ADD[0])-1<T110_mem0*ADD_mem[0]
	S += (T1c0_t2t3*ADD[1])-1<T110_mem0*ADD_mem[1]
	S += (T1c0_t2t3*ADD[2])-1<T110_mem0*ADD_mem[2]
	S += (T1c0_t2t3*ADD[3])-1<T110_mem0*ADD_mem[3]
	S += T110_mem0<=T110

	T110_mem1 = S.Task('T110_mem1', length=1, delay_cost=1)
	T110_mem1 += alt(ADD_mem)
	S += (T1t5_0*ADD[0])-1<T110_mem1*ADD_mem[0]
	S += (T1t5_0*ADD[1])-1<T110_mem1*ADD_mem[1]
	S += (T1t5_0*ADD[2])-1<T110_mem1*ADD_mem[2]
	S += (T1t5_0*ADD[3])-1<T110_mem1*ADD_mem[3]
	S += T110_mem1<=T110

	solvers.mip.solve(S,msg=1,kind='CPLEX', time_limit=3600)

	solution = [['hoge']*len(S.solution()[1]) for i in range(len(S.solution()))]
	for i in range(len(S.solution())):
		for j in range(len(S.solution()[i])):
			solution[i][j]=str(S.solution()[i][j])
	print(solution)

	cycles = int(solution[-1][3])

	pic_file_name = "padd_mul1_add4/padd_mul1_add4_1.png"
	if(S.solution() != []):
		plotters.matplotlib.plot(S,img_filename=pic_file_name, vertical_text=True, fig_size=(cycles*0.25+3, 5), show_task_labels=False)

	return solution

if __name__ == "__main__":
	solution = solve_padd_mul1_add4_1(0, 0)
